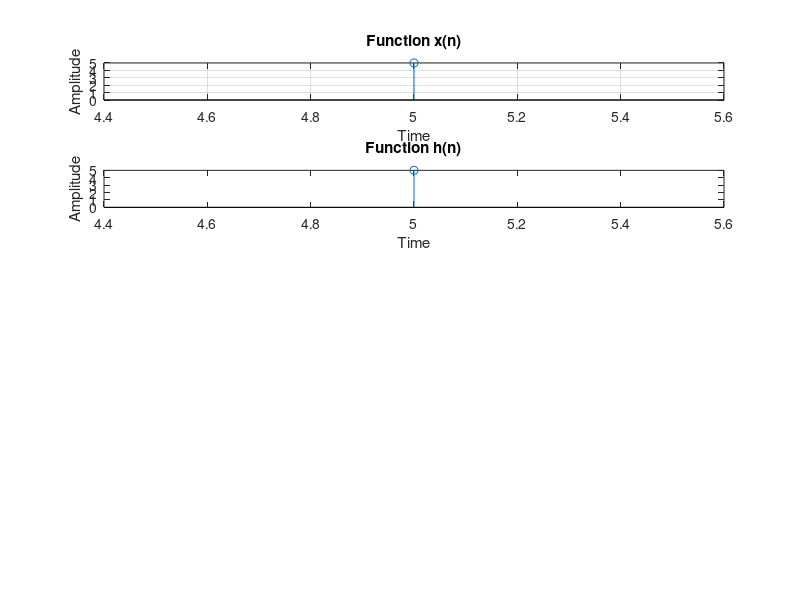

The MATLAB script that drew this image: (Note: this script raises an error after producing the figure.)
%Engineer: Sat Patel
%Convolution Stuff


clc ; 
close all; 
clear all ; 
%First Sequence 
xn=input('Enter the 1st Sequence:');
lower_limit_1=input('Enter the lower limit:');
upper_limit_1=input('Enter the upper limit:');
x1=lower_limit_1:1:upper_limit_1; %limit of sequence x(n)

subplot(5,1,1);
stem(x1,xn);
xlabel('Time');
ylabel('Amplitude');
title('Function x(n)');
grid on;

%Second Sequence 
hn=input('Enter the 2nd Sequence:');
lower_limit_2=input('Enter the lower limit:');
upper_limit_2=input('Enter the upper limit:');
x2=lower_limit_2:1:upper_limit_2; %limit of sequence x(n)

subplot(5,1,2);
stem(x2,hn);
xlabel('Time');
ylabel('Amplitude');
title('Function h(n)');


%Implementing Home Made function 
lower1 = lower_limit_1 + lower_limit_2 ; 
upper1 = upper_limit_1 + upper_limit_2 ; 
len = lower1:1:upper1 ; 

y = myconv(xn,hn) ; 
subplot(5,1,3) ; 
stem(len, y) ; 
title('Home Made Convolution') ; 


%Implementing Inbuilt Convolution Function 
y_inbuilt = conv(xn, hn) ; 
subplot(5,1,4) ; 
stem(len, y_inbuilt) ; 
title('MATLAB Convolution') ;

%Difference plotting -- should be zero if both are correct 
y_diff = y - y_inbuilt ; 
subplot(5,1,5) ; 
stem(len, y_diff) ; 
title('Difference between the two') ; 





function [y] = myconv(x1, x2) 
  L1 = length(x1) ; 
  L2 = length(x2) ; 
  m = L1 + L2 - 1 ; 
  y = zeros(1,m) ; 
 %Making the matrices of the same length
  x1n = [x1, zeros(1, L2-1) ] ; 
  x2n = [x2, zeros(1, L1-1) ] ; 
     for i=1:m 
         for j=1:i 
              y(i) = y(i) + x1n(j)*x2n(i-j+1) ; 
         end 
      end 
 end